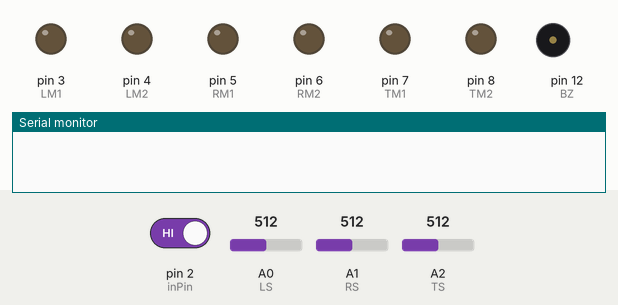
Recording of a sketch running on a simulated Arduino Uno, built with avr-gcc and run on an emulated ATmega328P. Parts: output pins drawn as LEDs (lit = HIGH), buzzer (waves = sounding), the last lines printed to the serial monitor. Inputs (shaded band) come from the test bench; at power-on: pin 2 (inPin) HIGH, A0 (LS) = 512, A1 (RS) = 512, A2 (TS) = 512.

Above: at 1.3 s.
1.4 s: pin 2 (inPin) driven LOW
At 3.4 s:
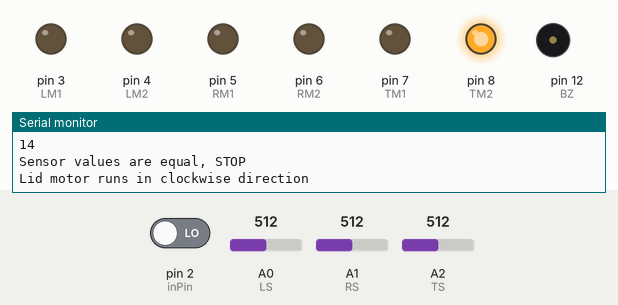
At 5.4 s:
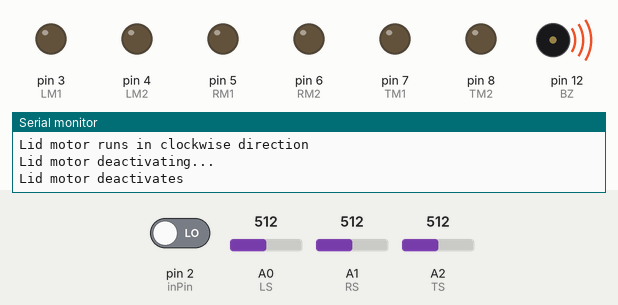
5.5 s: A0 (LS) set to 716
At 14.6 s:
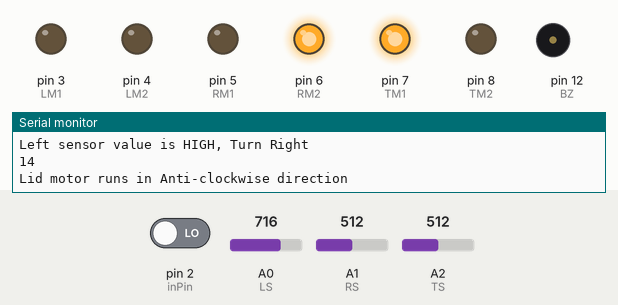
Timing chart, 0 to 23.8 s (numbered marks = the images above; inputs shaded):
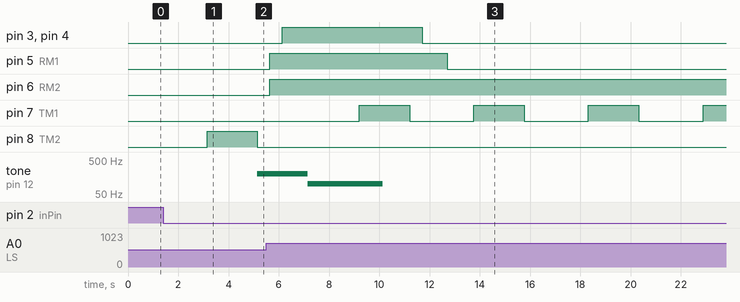

The sketch:

myCode.ino
```cpp
/*-------defining Inputs------*/
#define LS A0      // left sensor
#define RS A1     // right sensor
#define TS A2    // trash sensor
#define inPin 2    // push button

/*-------defining Outputs------*/
#define LM1 3   // left motor terminal 1 and 2
#define LM2 4
#define RM1 5       // right motor terminal 1 and 2
#define RM2 6
#define TM1 7   // trash lid motor terminal 1 and 2
#define TM2 8
#define BZ  12    // buzzer

/*------LIBRARY DEFINE------*/
#include<SoftwareSerial.h>

/*------GLOBAL VARIABLES DEFINE------*/
SoftwareSerial mySerial(0,1);
int LeftIR=0;
int RightIR=0;
int TrashIR=0;
int val = 0;

/*------SMS FUNCTION------*/
void SendMessage()
{
  mySerial.println("AT+CMGF=1"); //Sets in Text module
  delay(1000);
  mySerial.println("AT+CMGS=\"+919600264511\"\r");
  delay(1000);
  mySerial.println("Trash can is FULL, please Empty it");
  delay(1000);
  mySerial.println((char)26); //ASCII code of CTRL+Z
  delay(1000);
}

/*------SETUP FUNCTION------*/
void setup()
{
  mySerial.begin(19200);
  Serial.begin(19200);
  Serial.begin(9600);
  delay(100);
  pinMode(LS, INPUT);
  pinMode(RS, INPUT);
  pinMode(TS, INPUT);
  pinMode(inPin, INPUT);
  pinMode(LM1, OUTPUT);
  pinMode(LM2, OUTPUT);
  pinMode(RM1, OUTPUT);
  pinMode(RM2, OUTPUT);
  pinMode(TM1, OUTPUT);
  pinMode(TM2, OUTPUT);
  pinMode(BZ, OUTPUT);
}

/*------LOOP FUNCTION------*/
void loop()
{
  LeftIR = analogRead(LS);
  RightIR = analogRead(RS);
  TrashIR = analogRead(TS);
  val = digitalRead(inPin);  // read input value
  delay(1000);
  if(val == LOW)    // button pressed
  {
    Serial.println("Button pressed, Keep pressing...");
    if(analogRead(TS) == HIGH)  //Sensor of Trash can, checks if there's any trash,
    {                         //If YES detects and goes HIGH, and on HIGH following code should execute
	  Serial.println("Trash sensor");
	  Serial.println(TS);
	  delay(2000);
	  Serial.println("Lid motor in clockwise direction");
	  digitalWrite(TM1, LOW);   // Trash can lid rotates in clockwise thus closing the lid
	  digitalWrite(TM2, HIGH);
	  delay(2000);
	  tone(12,200,3500);        //Stops
	  Serial.println("Lid motor deactivates");
	  digitalWrite(TM1, LOW);   // Trash motor disengages
	  digitalWrite(TM2, LOW);
	  delay(500);
	  Serial.println("Left motor deactivates");
	  digitalWrite(LM1, HIGH);
	  digitalWrite(LM2, HIGH);
	  delay(1000);
	  Serial.println("Right motor deactivates");
	  digitalWrite(RM1, HIGH);
	  digitalWrite(RM2, HIGH);
	  Serial.println("Sending an SMS to Worker");
	  if(Serial.available()>0)
	  {
	      SendMessage();
	  }
	  if(mySerial.available()>0)
	  {
	      Serial.write(mySerial.read());
	  }
     }
  else{                  // If not HIGH, executes Line Following code
  if(LeftIR > RightIR)       // Turn left
  {
    Serial.println("Left sensor value is HIGH, Turn Right");
    Serial.println(LS);
    Serial.println("Lid motor runs in Anti-clockwise direction");
    digitalWrite(TM1, HIGH);  // Trash can lid rotates in anticlockwise direction
    digitalWrite(TM2, LOW);
    delay(2000);
    Serial.println("Lid motor deactivating...");
    digitalWrite(TM1, LOW);   // Trash motor disengages
    digitalWrite(TM2, LOW);
    Serial.println("Lid motor deactivates");
    delay(500);
    Serial.println("Left motor deactivating...");
    digitalWrite(LM1, LOW);
    digitalWrite(LM2, LOW);
    Serial.println("Left motor deactivates");
    delay(1000);
    Serial.println("Right motor runs");
    digitalWrite(RM1, LOW);
    digitalWrite(RM2, HIGH);
  }

  if(LeftIR < RightIR)       // Turn right
  {
    Serial.println("Right sensor value is HIGH, Turn Left");
    Serial.println(RS);
    Serial.println("Lid motor runs in Anti-clockwise direction");
    digitalWrite(TM1, HIGH);  // Trash can lid rotates in anticlockwise direction
    digitalWrite(TM2, LOW);
    delay(2000);
    Serial.println("Lid motor deactivating...");
    digitalWrite(TM1, LOW);   // Trash motor disengages
    digitalWrite(TM2, LOW);
    Serial.println("Lid motor deactivates");
    delay(500);
    Serial.println("Right motor deactivating...");
    digitalWrite(RM1, LOW);
    digitalWrite(RM2, LOW);
    Serial.println("Right motor deactivates");
    delay(1000);
    Serial.println("Left motor runs");
    digitalWrite(LM1, LOW);
    digitalWrite(LM2, HIGH);
  }

  if(LeftIR == RightIR)      // stop
  {
    Serial.println(LS);
    Serial.println("Sensor values are equal, STOP");
    Serial.println("Lid motor runs in clockwise direction");
    digitalWrite(TM1, LOW);   // Trash can lid rotates in clockwise direction
    digitalWrite(TM2, HIGH);
    delay(2000);
    tone(12,200,3500);        //Stops
    Serial.println("Lid motor deactivating...");
    digitalWrite(TM1, LOW);   // Trash motor disengages
    digitalWrite(TM2, LOW);
    Serial.println("Lid motor deactivates");
    delay(500);
    Serial.println("Right motor deactivating...");
    digitalWrite(RM1, HIGH);
    digitalWrite(RM2, HIGH);
    Serial.println("Right motor deactivates");
    delay(500);
    Serial.println("Left motor deactivating...");
    digitalWrite(LM1, HIGH);
    digitalWrite(LM2, HIGH);
    Serial.println("Left motor deactivates");
    delay(1000);
    tone(12,100,3000);
    delay(1000);
  }
 }
 }
else{             // button released
 }
}
```

Measured:
- after the input at 1.4 s, pin 8 (TM2): LOW → HIGH after 1.7 s, → LOW 2.0 s later; tone on pin 12 (BZ): silent → 200 Hz after 3.7 s
- after the input at 5.5 s, pin 7 (TM1): alternates HIGH for 2.0 s and LOW for 2.6 s, starting after 3.7 s; pin 8 (TM2): stops changing and stays LOW; tone on pin 12 (BZ): goes on until 10.1 s, then stays silent
